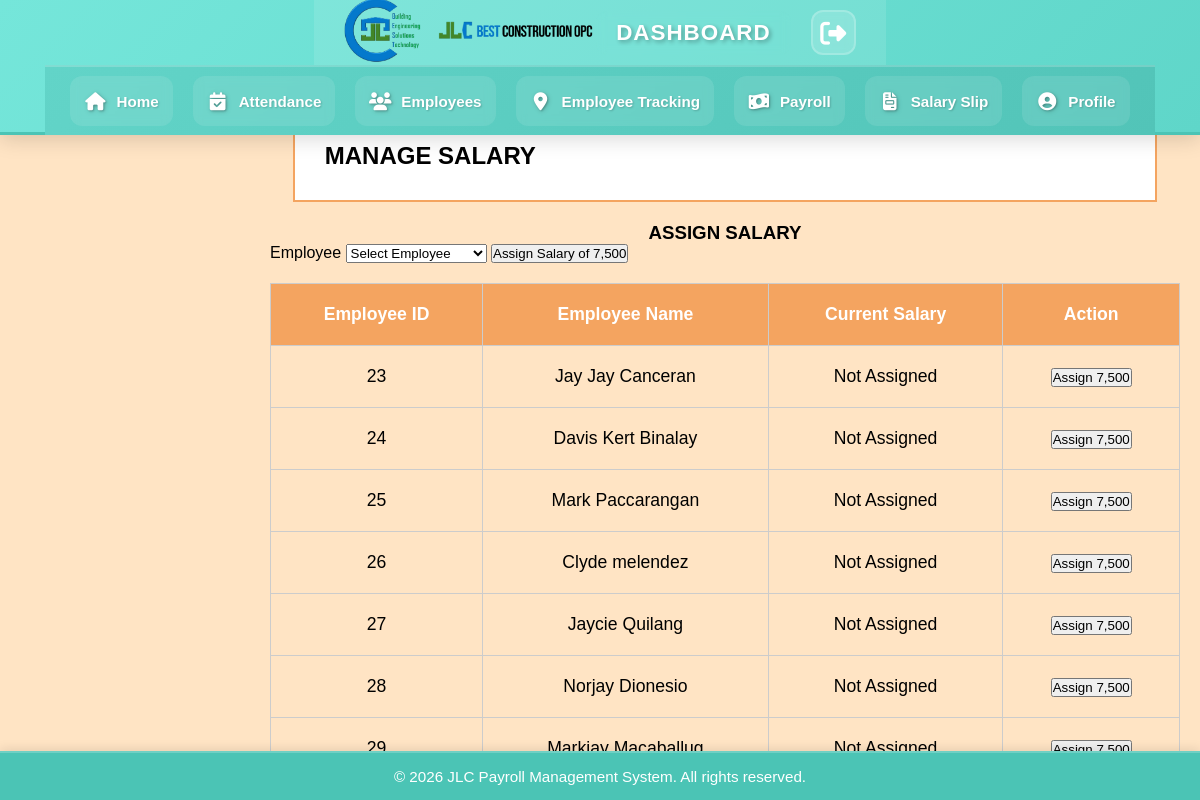
Page /manageSalary.php (signed in) on the committed database.
### tables this page shows
CREATE TABLE IF NOT EXISTS `employees` (
  `id` int NOT NULL AUTO_INCREMENT,
  `first_name` varchar(100) DEFAULT NULL,
  `middle_name` varchar(100) DEFAULT NULL,
  `last_name` varchar(100) DEFAULT NULL,
  `address` text,
  `contact_num` varchar(15) DEFAULT NULL,
  `position` varchar(50) DEFAULT NULL,
  `email` varchar(100) DEFAULT NULL,
  `gender` varchar(10) DEFAULT NULL,
  `civil_status` varchar(20) DEFAULT NULL,
  `date_hired` date DEFAULT NULL,
  `monthly_salary` decimal(10,2) DEFAULT NULL,
  `dob` date DEFAULT NULL,
  `salary` int NOT NULL DEFAULT '0',
  `net_salary` int NOT NULL DEFAULT '0',
  `is_archived` tinyint(1) DEFAULT '0',
  `is_active` tinyint(1) DEFAULT '1',
  `status` enum('active','disabled','inactive') DEFAULT 'active',
  `sss_number` varchar(50) DEFAULT NULL,
  `pagibig_number` varchar(50) DEFAULT NULL,
  `tin_number` varchar(50) DEFAULT NULL,
  `philhealth_number` varchar(50) DEFAULT NULL,
  `site_id` int DEFAULT NULL,
  PRIMARY KEY (`id`)
);

### manageSalary.php (the view, shortened to what this page needs)
<?php
include 'connection.php';
?>
<!DOCTYPE html>
<html lang="en">
<head>
    <link rel="stylesheet" href="./assets/css/deduction.css">
</head>
<body>
 <?php include_once("./includes/header.php"); ?>
<main class="content">
    <div class="deduction-box">MANAGE SALARY</div>
    <div class="salary-form">
        <h3 style="text-align: center;">ASSIGN SALARY</h3>
        <form method="POST" action="manageSalary.php">
            <label for="employee-id">Employee</label>
            <select id="employee-id" name="employee_id" required>
                <option value="">Select Employee</option>
            </select>
            <button type="submit" name="assign_salary">Assign Salary of 7,500</button>
        </form>
    </div>
    <table class="deduction-table">
        <thead>
            <tr>
                <th>Employee ID</th>
                <th>Employee Name</th>
                <th>Current Salary</th>
                <th>Action</th>
            </tr>
        </thead>
        <tbody>
            <?php
            $query = "SELECT id, first_name, last_name, salary FROM employees WHERE salary IS NULL OR salary = 0";
            $result = $conn->query($query);
            while ($row = $result->fetch_assoc()) {
                echo "<tr>
                        <td>{$row['id']}</td>
                        <td>{$row['first_name']} {$row['last_name']}</td>
                        <td>Not Assigned</td>
                        <td>
                            <form method='POST' action='manageSalary.php'>
                                <input type='hidden' name='employee_id' value='{$row['id']}'>
                                <button type='submit' name='assign_salary'>Assign 7,500</button>
                            </form>
                        </td>
                    </tr>";
            }
            ?>
        </tbody>
    </table>
</main>
 <?php include_once("./includes/footer.php"); ?>
</body>
</html>

### deduction.css (style rules this page uses)
* { margin: 0; padding: 0; box-sizing: border-box; }
html, body { font-family: Arial, sans-serif; height: 100%; background-color: #ffe4c4; overflow: hidden; }
body { display: flex; flex-direction: column; }
.content { margin-left: 250px; margin-top: 90px; padding: 20px; width: calc(100% - 250px); height: calc(100vh - 90px); overflow-y: auto; }
.deduction-box { background-color: #ffffff; padding: 30px; border: 2px solid #f4a460; margin: 0 auto 20px auto; font-size: 1.5rem; font-weight: bold; width: 95%; }
.deduction-table { width: 100%; border-collapse: collapse; margin-top: 20px; }
.deduction-table th, .deduction-table td { border: 1px solid #ccc; padding: 20px; text-align: center; font-size: 1.1rem; }
.deduction-table th { background-color: #f4a460; color: white; }

### rows in the picture
employees: id "23", first_name "Jay Jay", last_name "Canceran"
employees: id "24", first_name "Davis Kert", last_name "Binalay"
employees: id "25", first_name "Mark", last_name "Paccarangan"
employees: id "26", first_name "Clyde", last_name "melendez"
employees: id "27", first_name "Jaycie", last_name "Quilang"
employees: id "28", first_name "Norjay", last_name "Dionesio"
employees: id "29", first_name "Markjay", last_name "Macaballug"

### other values in the picture
$page_title ?: 'DASHBOARD' "DASHBOARD"
